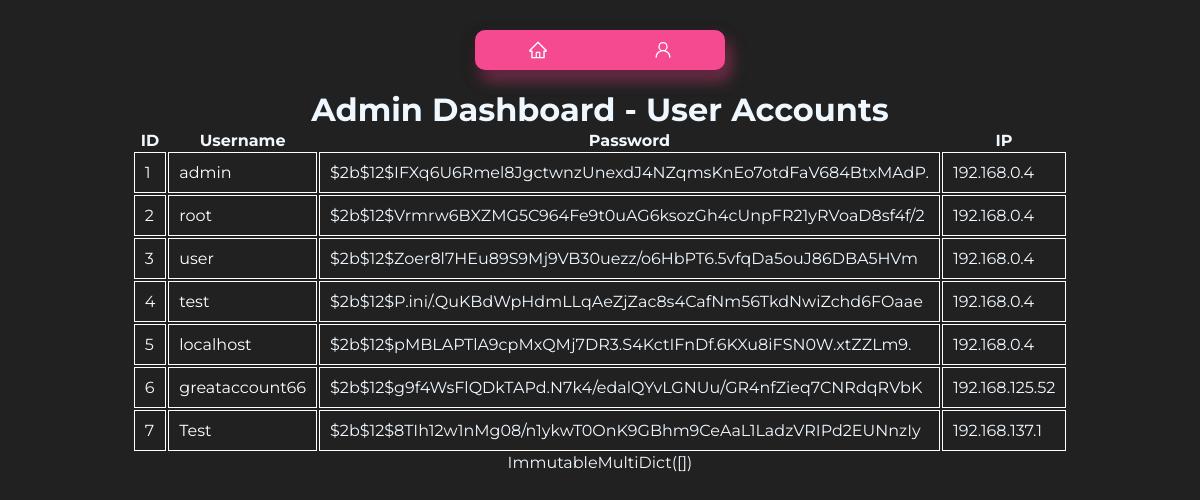
The app's page /admin/dashboard (signed in), older data.
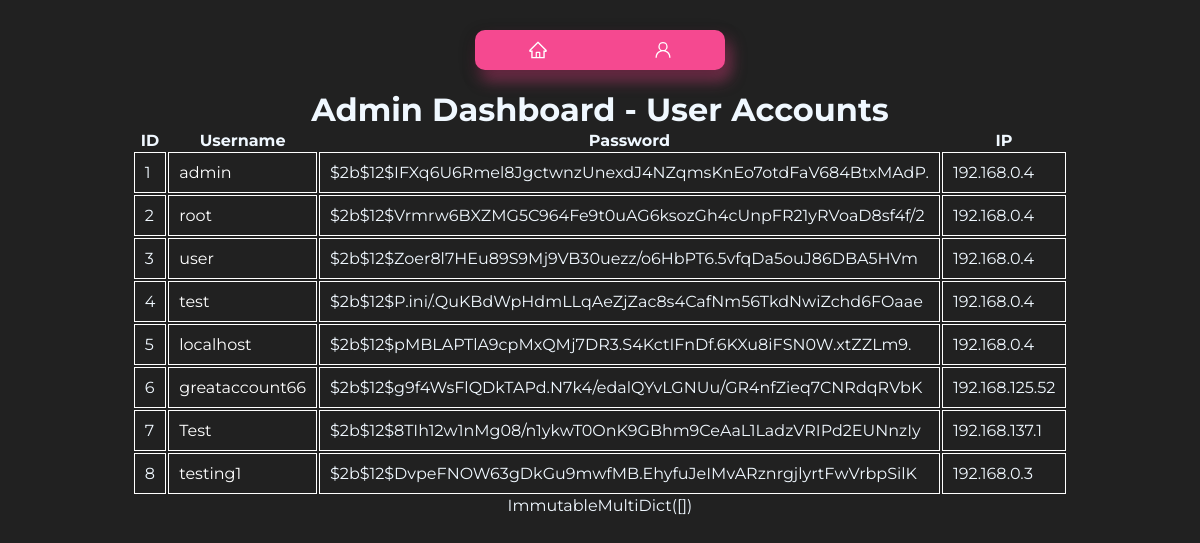
The same page, newer data.
### tables this page shows
CREATE TABLE users (
        id INTEGER PRIMARY KEY,
        username TEXT UNIQUE,
        password TEXT,
        ip TEXT
    );

### main.py (the view)
@app.route('/admin/dashboard')
def admin_dashboard():
    username = session.get('username')
    if username == 'admin':
        users = get_all_users()
        cookies = request.cookies
        return render_template('admin/admin_dashboard.html', users=users, cookies=cookies)
    else:
        return jsonify({'error':'Not an admin'}), 403

### scripts/db.py (called while the page is built)
def connect():
    conn = sqlite3.connect('database/testdb.db')
    cursor = conn.cursor()
    return conn, cursor

def get_all_users():
    conn, cursor = connect()
    cursor.execute('SELECT * FROM users')
    users = cursor.fetchall()
    conn.close()
    return users

### templates/admin/admin_dashboard.html (shortened to what this page needs)
<!DOCTYPE html>
<html>
<head>
    <link rel="stylesheet" type="text/css" href="{{ url_for('static', filename='css/template.css') }}">
    <link rel="stylesheet" type="text/css" href="{{ url_for('static', filename='css/header.css') }}">
</head>
<body>
    <header>
        <div class="button-container">
            <a class="button" href="/">
            </a>
            <a class="button" href="/account">
            </a>
        </div>
    </header>
    <h1>Admin Dashboard - User Accounts</h1>
    <table>
        <tr>
            <th>ID</th>
            <th>Username</th>
            <th>Password</th>
            <th>IP</th>
        </tr>
        {% for user in users %}
        <tr>
            <td>{{ user[0] }}</td>
            <td><a style="color: white; text-decoration: none;" href="/{{user[1]}}">{{ user[1] }}</a></td>
            <td>{{ user[2] }}</td>
            <td>{{ user[3] }}</td>
        </tr>
        {% endfor %}
    </table>
    <div>{{cookies}}</div>
</body>
</html>

Row changes from the older to the newer data that the page shows:
added users: id "8", username "testing1", password "$2b$12$DvpeFNOW63gDkGu9mwfMB.EhyfuJeIMvARznrgjlyrtFwVrbpSilK", ip "192.168.0.3"
